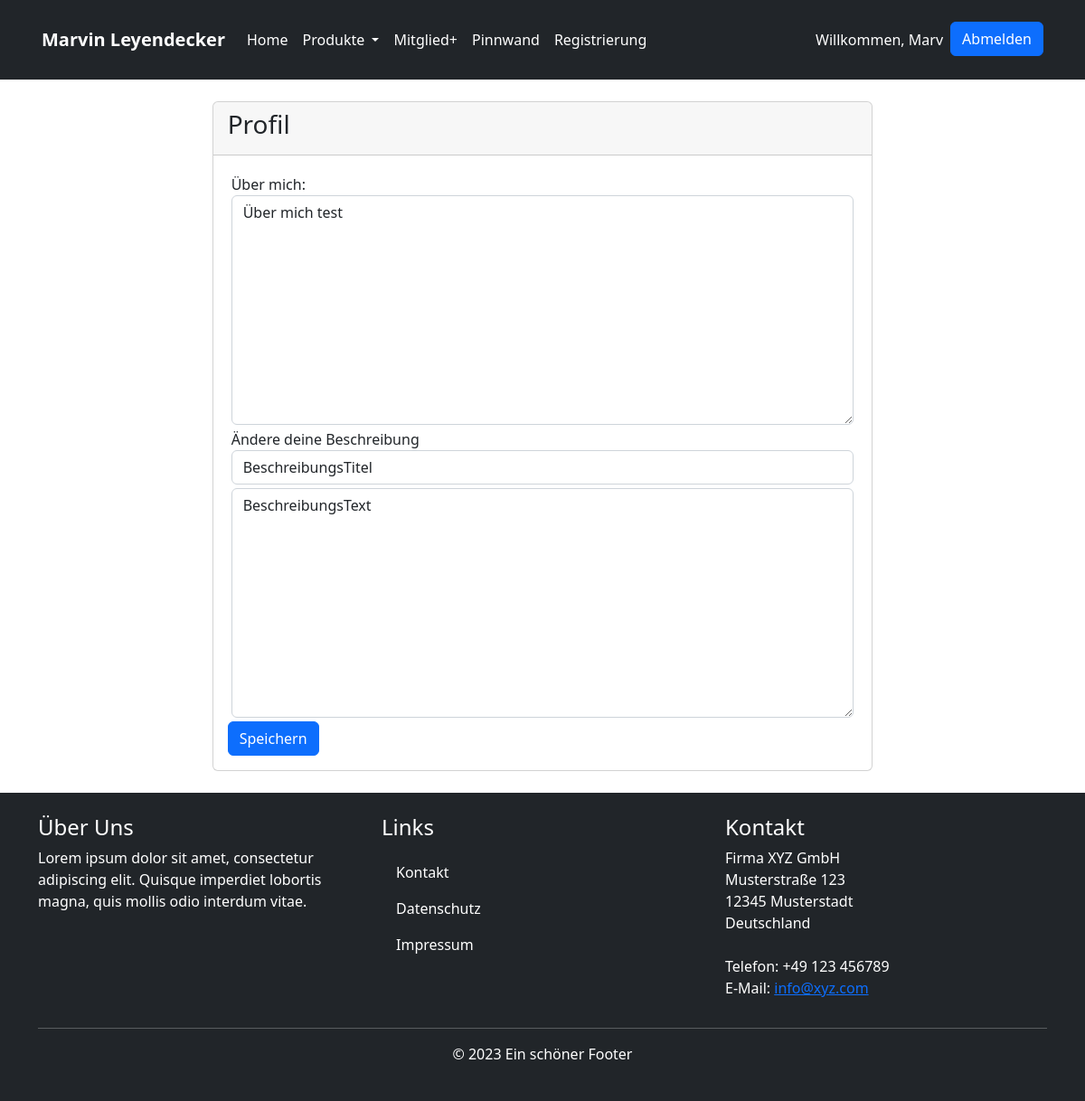
The page /index.php?page=profilsettings (signed in) on the database its author committed.
### tables this page shows
CREATE TABLE `profiles` (
  `profile_id` int(11) NOT NULL,
  `profile_about` text NOT NULL,
  `profile_introtitle` text NOT NULL,
  `profile_introtext` text NOT NULL,
  `user_id` int(11) DEFAULT NULL
);

### index.php (called while the page is built)
<?php
include_once "parts/header.part.php";
include "classes/page-contr.classes.php";
require_once 'parts/footer.part.php';

### classes/dbh.classes.php (called while the page is built)
<?php
class Dbh {
    protected function connect() {
        try {
            $username = "root";
            $password = "secret";
            $dbh = new PDO('mysql:host=webanwendung-mysql-1;dbname=oop', $username, $password);
            return $dbh;
        } catch (PDOException $e) {
            print "Error!: " . $e->getMessage() . "<br/>";
            die();
        }
    }
}

### classes/profileinfo.classes.php (called while the page is built, shortened)
<?php
class ProfileInfo extends Dbh{
    protected function getProfileInfo($userId)
    {
        $stmt = $this->connect()->prepare('SELECT * FROM profiles WHERE user_id = ?;');
        if (!$stmt->execute(array($userId))) {
            $stmt = null;
            header("location: ../parts/profile.php?error=stmtfailed");
            exit();
        }
        $profileData = $stmt->fetchAll(PDO::FETCH_ASSOC);
        return $profileData;
    }
}

### classes/profileinfo-view.classes.php (the view)
<?php
class ProfileInfoView extends ProfileInfo{
    public function fetchAbout($userId){
        $profileInfo = $this->getProfileInfo($userId);
        echo $profileInfo[0]["profile_about"];
    }
    public function fetchTitle($userId){
        $profileInfo = $this->getProfileInfo($userId);
        echo $profileInfo[0]["profile_introtitle"];
    }
    public function fetchText($userId){
        $profileInfo = $this->getProfileInfo($userId);
        echo $profileInfo[0]["profile_introtext"];
    }
}

### parts/profilsettings.part.php (shortened to what this page needs)
<?php
include "classes/dbh.classes.php";
include "classes/profileinfo.classes.php";
include "classes/profileinfo-view.classes.php";
$profileInfo = new ProfileInfoView();
?>
<section class="profile">
  <div class="profile-bg">
    <div class="container p-3">
      <div class="row justify-content-center">
        <div class="col-md-8">
          <div class="card">
            <div class="card-header">
              <h3 class="card-title">Profil</h3>
            </div>
            <div class="card-body">
              <form action="inc/profileinfo.inc.php" method="post">
                <div class="form-group m-1">
                  <label for="about">Über mich:</label>
                  <textarea class="form-control" name="about" cols="30" rows="10" placeholder="Schreibe etwas über dich..."><?php $profileInfo->fetchAbout($_SESSION["userid"]);?></textarea>
                </div>
                <div class="form-group m-1">
                  <label for="introtitle">Ändere deine Beschreibung</label>
                  <input type="text" class="form-control" name="introtitle" placeholder="Profiltitel..." value="<?php $profileInfo->fetchTitle($_SESSION["userid"]);?>">
                </div>
                <div class="form-group m-1">
                  <textarea class="form-control" name="introtext" cols="30" rows="10" placeholder="Profiltext..."><?php $profileInfo->fetchText($_SESSION["userid"]);?></textarea>
                </div>
                <button type="submit" class="btn btn-primary" name="submit">Speichern</button>
              </form>
            </div>
          </div>
        </div>
      </div>
    </div>
  </div>
</section>

### rows shown on the page
profiles: about "Über mich test", introtitle "BeschreibungsTitel", introtext "BeschreibungsText"

### other values the page prints
$_SESSION["useruid"] "Marv"
